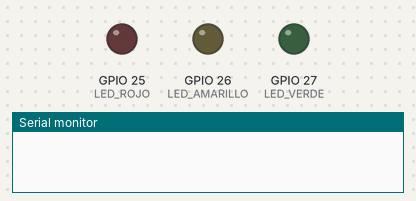
This sketch was run on a simulated ESP32. Shown: output pins drawn as LEDs (lit = HIGH), the last lines printed to the serial monitor.

Above: at 1.2 s.
At 3.7 s:
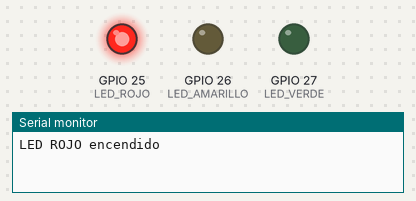
At 5.2 s:
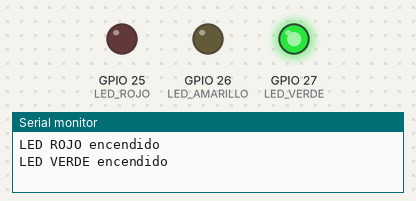
At 7.7 s:
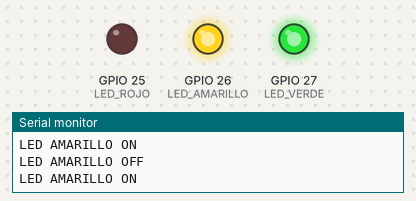
Timing chart, 0 to 10.4 s (numbered marks = the images above):
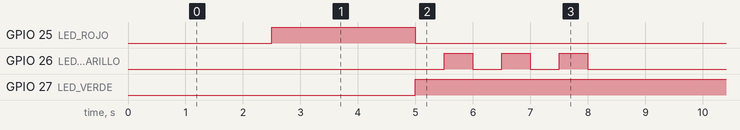

Measured:
- by itself, GPIO 25 (LED_ROJO): alternates HIGH for 2.5 s and LOW for 5.5 s
- by itself, GPIO 26 (LED_AMARILLO): repeats every 8.0 s: 2 × (LOW 0.50 s, HIGH 0.50 s), LOW 5.5 s, HIGH 0.50 s
- by itself, GPIO 27 (LED_VERDE): alternates HIGH for 5.5 s and LOW for 2.5 s

The sketch:

semaforo_binario.ino
```cpp
/*
  Actividad 02 - Semáforo solo con temporizadores

  Programa que simula el funcionamiento de un semáforo utilizando únicamente temporizadores
  de FreeRTOS. Cada color (rojo, verde y amarillo) se controla mediante un temporizador que
  define su tiempo de encendido. El LED amarillo parpadea tres veces antes de volver al rojo,
  creando un ciclo continuo sin usar tareas, solo con temporización.
*/

#if CONFIG_FREERTOS_UNICORE
  static const BaseType_t app_cpu = 0;
#else
  static const BaseType_t app_cpu = 1;
#endif

#define LED_ROJO     25
#define LED_AMARILLO 26
#define LED_VERDE    27

TimerHandle_t timerRojo;
TimerHandle_t timerVerde;
TimerHandle_t timerAmarillo;

volatile int blinkCount = 0;
void startRojo(TimerHandle_t xTimer);
void startVerde(TimerHandle_t xTimer);
void startAmarillo(TimerHandle_t xTimer);

void setup() {
  Serial.begin(115200);

  pinMode(LED_ROJO, OUTPUT);
  pinMode(LED_AMARILLO, OUTPUT);
  pinMode(LED_VERDE, OUTPUT);

  timerRojo     = xTimerCreate("Rojo",     pdMS_TO_TICKS(2500), pdFALSE, (void*)0, startRojo);
  timerVerde    = xTimerCreate("Verde",    pdMS_TO_TICKS(2500), pdFALSE, (void*)0, startVerde);
  timerAmarillo = xTimerCreate("Amarillo", pdMS_TO_TICKS(500),  pdFALSE, (void*)0, startAmarillo);


  xTimerStart(timerRojo, 0);
}

void loop() {

}


void startRojo(TimerHandle_t xTimer) {
  digitalWrite(LED_ROJO, HIGH);
  digitalWrite(LED_VERDE, LOW);
  digitalWrite(LED_AMARILLO, LOW);

  Serial.println("LED ROJO encendido");


  xTimerStart(timerVerde, 0);
}

void startVerde(TimerHandle_t xTimer) {
  digitalWrite(LED_VERDE, HIGH);
  digitalWrite(LED_ROJO, LOW);
  digitalWrite(LED_AMARILLO, LOW);

  Serial.println("LED VERDE encendido");

  blinkCount = 0;
  xTimerStart(timerAmarillo, 0);
}

void startAmarillo(TimerHandle_t xTimer) {
  static bool estado = false;

  if (!estado) {
    digitalWrite(LED_AMARILLO, HIGH);
    Serial.println("LED AMARILLO ON");
    estado = true;
  } else {
    digitalWrite(LED_AMARILLO, LOW);
    Serial.println("LED AMARILLO OFF");
    estado = false;
    blinkCount++;
  }

  if (blinkCount < 3) {

    xTimerStart(timerAmarillo, 0);
  } else {

    xTimerStart(timerRojo, 0);
  }
}
```
